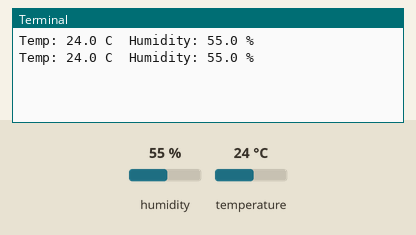
Simulated run of this program. Board: Raspberry Pi (BCM pin numbers), started with the argument 17. Shown: the last lines printed to the terminal. The test bench sets the inputs (shaded band); at power-on: humidity 55 %, temperature 24 °C.

Above: at 1.2 s.
1.3 s: humidity set to 22 %
At 2.0 s:
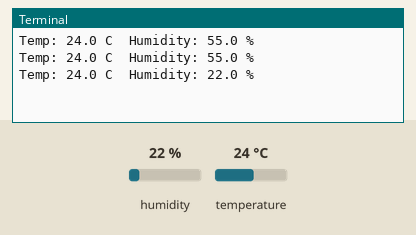
2.8 s: temperature set to 12 °C
At 3.6 s:
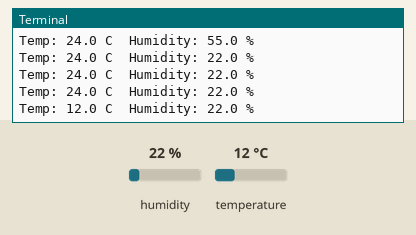
4.3 s: humidity set to 40 %
At 4.3 s:
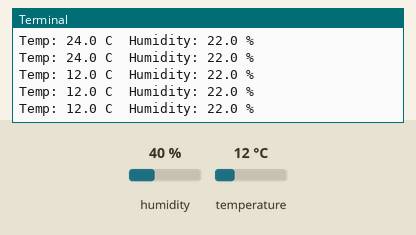
Timing chart, 0 to 7.3 s (numbered marks = the images above; inputs shaded):
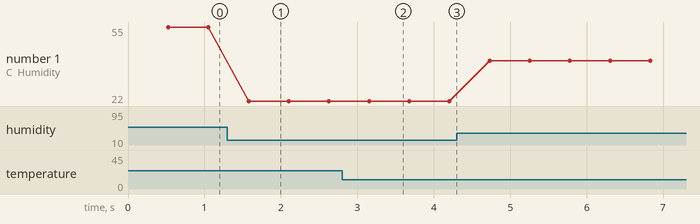

Measured:
- after the input at 1.3 s, the terminal: prints a new line after 0.28 s (image 1)
- after the input at 2.8 s, the terminal: prints a new line after 0.35 s (image 2)
- plotted number 1: 55 → 22 after the input at 1.3 s, 22 → 40 after the input at 4.3 s

The program:

read2.py
```python
#!/usr/bin/python
import sys
import Adafruit_DHT

pin = int(sys.argv[1])

while True:

    humidity, temperature = Adafruit_DHT.read_retry(11, pin)

    print 'Temp: {0:0.1f} C  Humidity: {1:0.1f} %'.format(temperature, humidity)
```
